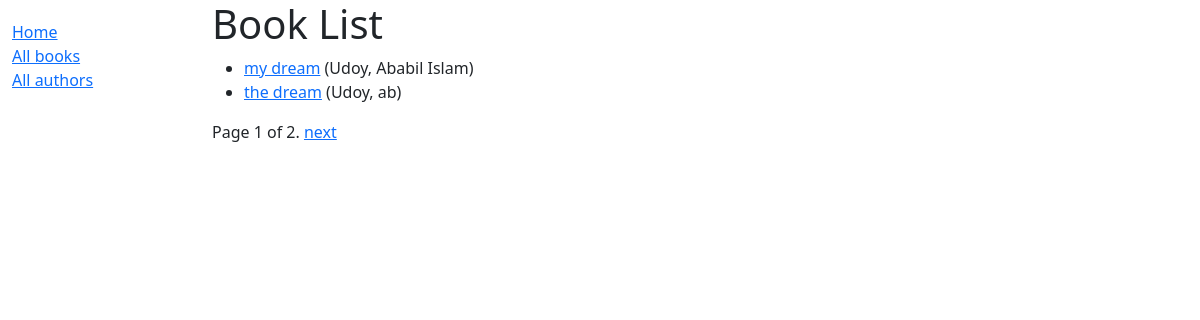
/catalog/books/, run on the app's committed database.
### catalog/models.py (models this page shows, shortened)
class Book(models.Model):
    title = models.CharField(max_length=200)
    author = models.ForeignKey('Author', on_delete=models.RESTRICT, null=True)
    summary = models.TextField(
        max_length=1000, help_text="Enter a brief description of the book")
    isbn = models.CharField('ISBN', max_length=13,
                            unique=True,
                            help_text='13 Character <a href="https://www.isbn-international.org/content/what-isbn'
                                      '">ISBN number</a>')
    genre = models.ManyToManyField(
        Genre, help_text="Select a genre for this book")
    language = models.ForeignKey(
        'Language', on_delete=models.SET_NULL, null=True)
    class Meta:
        ordering = ['title', 'author']
    def display_genre(self):
        """Creates a string for the Genre. This is required to display genre in Admin."""
        return ', '.join([genre.name for genre in self.genre.all()[:3]])
    display_genre.short_description = 'Genre'
    def get_absolute_url(self):
        return reverse('book-detail', args=[str(self.id)])

class Author(models.Model):
    first_name = models.CharField(max_length=100)
    last_name = models.CharField(max_length=100)
    date_of_birth = models.DateField(null=True, blank=True)
    date_of_death = models.DateField('died', null=True, blank=True)
    class Meta:
        ordering = ['last_name', 'first_name']
    def __str__(self):
        return f'{self.last_name}, {self.first_name}'

### catalog/views.py (the view)
# urls.py: path('books/',views.BookListView.as_view(), name='books'),
class BookListView(generic.ListView):
    model = Book
    template_name = 'book_list.html'
    paginate_by = 2
    def get_queryset(self):
        return Book.objects.filter(title__icontains='dream')[:5]  # get 4 book containing dream
    def get_context_data(self, **kwargs):
        context = super(BookListView, self).get_context_data(**kwargs)
        context['some_data'] = 'This is just some data'
        return context

### catalog/templates/book_list.html
{% extends "base_generic.html" %}
{% block content %}
  <h1>Book List</h1>
  {% if book_list %}
    <ul>
      {% for book in book_list %}
      <li>
        <a href="{{ book.get_absolute_url }}">{{ book.title }}</a>
        ({{book.author}})
      </li>
      {% endfor %}
    </ul>
  {% else %}
    <p>There are no books in the library.</p>
  {% endif %}
{% endblock %}

### data on the page
Book: title "my dream", author "Udoy, Ababil Islam"
Book: title "the dream", author "Udoy, ab"

### other printed values
{{ page_obj.number }} "1"
{{ page_obj.paginator.num_pages }} "2"
